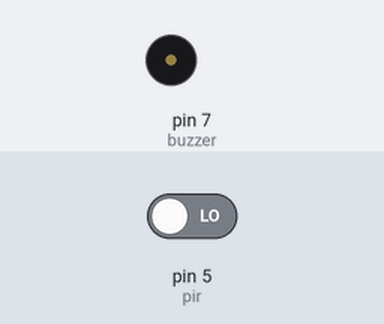
The sketch below on a simulated Arduino Uno, built with avr-gcc and run on an emulated ATmega328P. Parts: buzzer (waves = sounding, pin HIGH). Inputs (shaded band) come from the test bench; at power-on: pin 5 (pir) LOW.

Above: at 1.2 s.
1.3 s: pin 5 (pir) driven HIGH
At 2.2 s:
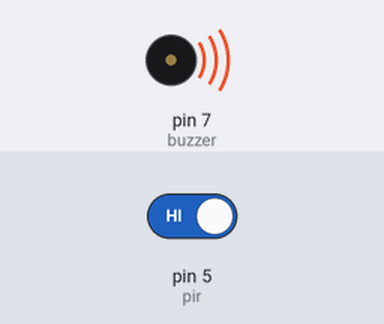
2.8 s: pin 5 (pir) driven LOW
At 3.3 s:
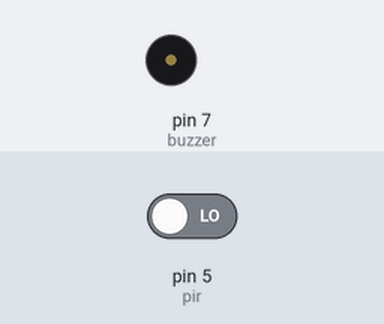
Timing chart, 0 to 5.8 s (numbered marks = the images above; inputs shaded):
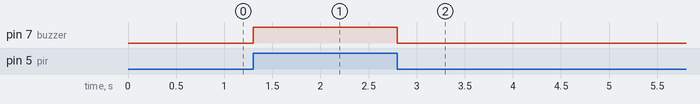

The sketch:

pir_project.ino
```cpp
int pir = 5;
int buzzer = 7;
int state;
void setup()
{
  pinMode(pir,INPUT);
  pinMode(buzzer, OUTPUT);
}
void loop()
{
  state = digitalRead(pir);
  digitalWrite(buzzer,state);
}
```

Measured:
- after the input at 1.3 s, pin 7 (buzzer): LOW → HIGH at once
- after the input at 2.8 s, pin 7 (buzzer): HIGH → LOW at once
